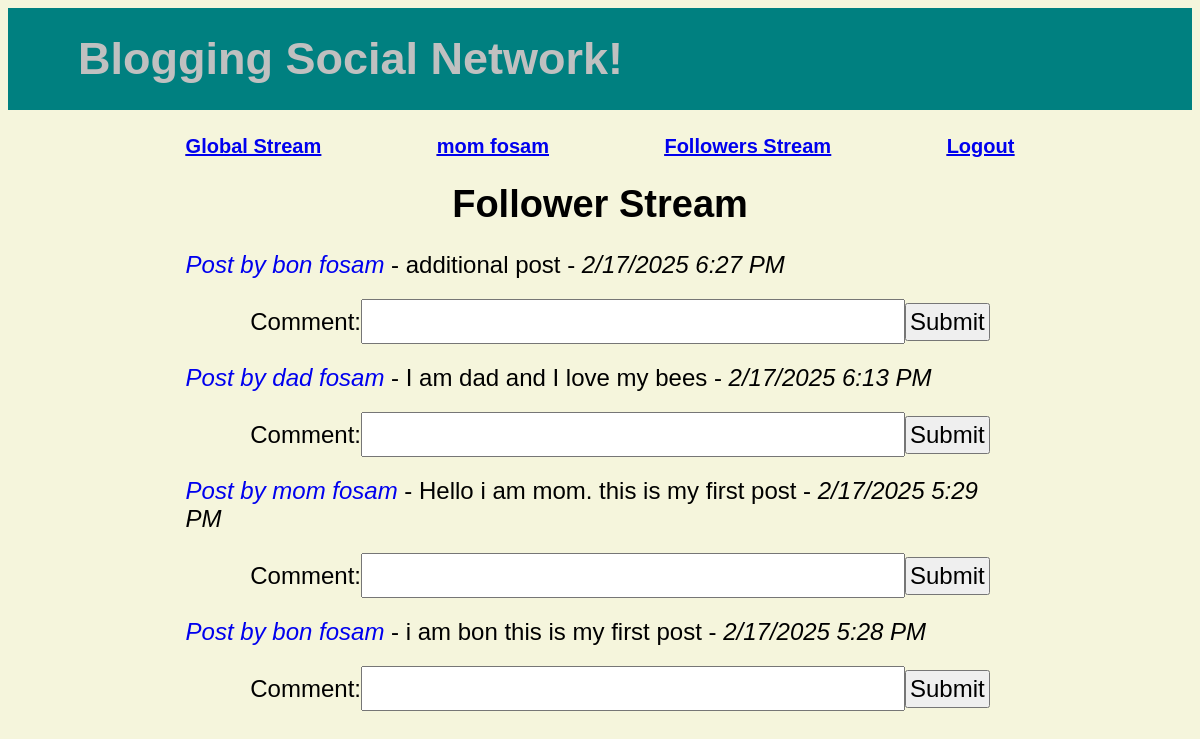
The app's page /socialnetwork/follower/ (signed in) with its own data.
### socialnetwork/models.py (models this page shows, shortened)
class Post(models.Model):
    message = models.CharField(max_length=200, verbose_name="New Post") #NEED TO SITE VERBOSE NAME
    user = models.ForeignKey(User, on_delete = models.PROTECT, related_name="post")
    creation_time = models.DateTimeField()

### socialnetwork/views.py (the view, shortened to what this page needs)
# urls.py: path('follower/', views.follower_stream_action, name='follower_stream'), #this shows the follower stream
@login_required
def follower_stream_action(request):
    if request.method == 'GET':
        posts = Post.objects.all().order_by('-creation_time') #CITE CREATION TIME!!
        context = {'post_form': postForm(), 'comment_form': commentForm(), 'posts': posts}
        return render(request, 'socialnetwork/follower_stream.html', context)

### socialnetwork/forms.py
class postForm(forms.ModelForm):
    class Meta:
        model = Post
        fields = ['message']
        labels = {
            'message': 'New Post'  # This sets the label in the form
        }
        widgets = {
            'message': forms.TextInput(attrs={'id': 'id_post_input_text'})
        }
        exclude = (
            'user',
            'creation_time',
        )

class commentForm(forms.Form):
    comment = forms.CharField(label = "Comment", required=False, max_length=300, widget= forms.TextInput(attrs={'id': 'id_comment_input_text_n'}))

### socialnetwork/templates/socialnetwork/follower_stream.html
{% extends "socialnetwork/base.html" %}
{% block content %}
    <div class = "id_register_link" id = "id_register_link">
        <a id = "id_nav_global_stream" href="{% url 'stream' %}">Global Stream</a>
        <a id = "id_nav_profile" href="{% url 'profile' %}">{{ user.first_name }} {{ user.last_name }}</a>
        <a id = "id_nav_follower_stream" href="{% url 'follower_stream' %}">Followers Stream</a>
        <a id = "id_nav_logout" href="{% url 'logout' %}">Logout</a>
    </div>
    <div class = "id_page_name" id = "id_page_name">Follower Stream</div>
    {% for post in posts %}
        {% if post.user in request.user.profile.following.all %}
            <div class="id_post_div_" id="id_post_div_{{ post.id }}">
                <a class='id_post_profile_' id = 'id_post_profile_{{ post.id }}' href = "{% url 'follower_page' post.user.id %}">Post by {{ post.user.first_name }} {{ post.user.last_name }} </a>
                -
                <span id = 'id_post_text_{{ post.id }}'> {{ post.message }} </span>
                -
                <span class = 'id_post_date_time_' id = 'id_post_date_time_{{ post.id }}'> {{ post.creation_time|date:"n/j/Y g:i A"}}</span>
                <div class = "id_comment_input_text_">
                    <label for="id_comment_input_text_{{ post.id }}">Comment: </label>
                    <input id="id_comment_input_text_{{ post.id }}"name="id_comment_input_text_" type="text">
                    <button id= "id_comment_button_{{ post.id }}" name="id_comment_button_" type="submit">Submit</button>
            </div>
        {% endif %}
    {% endfor %}
{% endblock %}

### socialnetwork/templates/socialnetwork/base.html (shortened to what this page needs)
<!DOCTYPE html>
<html lang = "en">
    <head>
        {% load static %}
            <link href="{% static 'socialnetwork/base.css' %}" rel="stylesheet" type = "text/css">
    </head>
    <body class = "body">
        <div class="id_header_div" id="id_header_div">
            <div class="id_site_name" id="id_site_name">Blogging Social Network!</div>
            <div class="content">
                {% block content %}{% endblock %}
            </div>
        </div>
    </body>
</html>

### socialnetwork/static/socialnetwork/base.css (style rules this page uses)
.body { background-color: beige; }
.id_site_name { font-size: 45px; font-weight: bold; font-family: sans-serif; text-align: left; padding: 25px 70px; background-color: teal; color: silver; animation: wave-text 1s infinite alternate; }
.id_header_div { background-color: beige; }
.id_page_name { padding: 25px; text-align: center; font-weight: bold; font-size: 38px; }
.id_register_link, .id_login_link { text-align:right; font-weight:bold; font-size: 20px; text-decoration: underline; display: flex; justify-content: space-between; gap: 20px; }
.id_post_input_text input, .id_comment_input_text_1 input, input { width: 500px; height: 1px; padding: 20px; font-size: large; }
.id_comment_input_text_ { display: flex; justify-content: center; align-items: center; text-align: center; width: 100%; padding: 20px; }
.id_post_div_ { text-align: left; margin-left: 0; padding-left: 0; width: 100%; }
span.id_post_date_time_ { font-style: italic !important; }
a.id_post_profile_ { font-style: italic !important; text-decoration: none; }
button { font-size: x-large; padding: 3px; }
.content { margin-left: auto; margin-right: auto; width: 70%; font-family: sans-serif; font-size: x-large; padding: 25px 50px; }

### records on screen
Post: user.first_name "bon", user.last_name "fosam", message "additional post", creation_time "2/17/2025 6:27 PM"
Post: user.first_name "dad", user.last_name "fosam", message "I am dad and I love my bees", creation_time "2/17/2025 6:13 PM"
Post: user.first_name "mom", user.last_name "fosam", message "Hello i am mom. this is my first post", creation_time "2/17/2025 5:29 PM"
Post: user.first_name "bon", user.last_name "fosam", message "i am bon this is my first post", creation_time "2/17/2025 5:28 PM"

### other values on screen
{{ user.first_name }} "mom"
{{ user.last_name }} "fosam"
